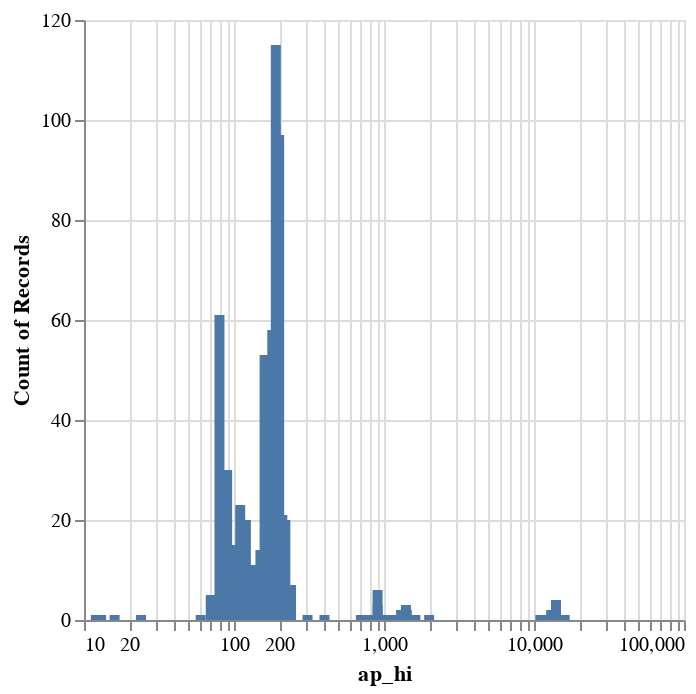

Notebook code cell kept with this figure:
### Code cell
DeepnoteChart(check, """{"layer":[{"layer":[{"mark":{"clip":true,"type":"bar","color":"#4c78a8","tooltip":true},"encoding":{"x":{"sort":null,"type":"quantitative","field":"ap_hi","scale":{"type":"log"},"format":{"type":"default","decimals":null},"formatType":"numberFormatFromNumberType"},"y":{"sort":null,"type":"quantitative","scale":{"type":"linear"},"format":{"type":"default","decimals":null},"aggregate":"count","formatType":"numberFormatFromNumberType"}}}]}],"title":"","config":{"legend":{}},"$schema":"https://vega.github.io/schema/vega-lite/v5.json","encoding":{}}""")

### Figure 1 — Vega-Lite specification as saved in the notebook (floating-point values rounded to 4 significant figures; data arrays with more than 128 entries replaced by an {"elided": "..."} marker saying what was removed)
{"layer": [{"layer": [{"mark": {"clip": true, "type": "bar", "color": "#4c78a8", "tooltip": true}, "encoding": {"x": {"sort": null, "type": "quantitative", "field": "ap_hi", "scale": {"type": "log"}, "format": {"type": "default", "decimals": null}, "formatType": "numberFormatFromNumberType"}, "y": {"sort": null, "type": "quantitative", "scale": {"type": "linear"}, "format": {"type": "default", "decimals": null}, "aggregate": "count", "formatType": "numberFormatFromNumberType"}}}]}], "title": "", "config": {"legend": {}}, "$schema": "https://vega.github.io/schema/vega-lite/v5.json", "encoding": {}, "data": {"values": {"elided": "711 records"}}}
